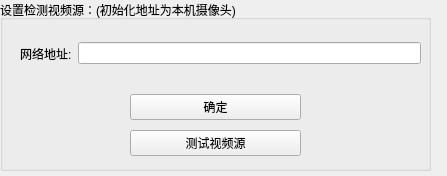
<?xml version="1.0" encoding="UTF-8"?>
<ui version="4.0">
 <class>setVideoPath</class>
 <widget class="QWidget" name="setVideoPath">
  <property name="geometry">
   <rect>
    <x>0</x>
    <y>0</y>
    <width>447</width>
    <height>176</height>
   </rect>
  </property>
  <property name="windowTitle">
   <string>Form</string>
  </property>
  <widget class="QGroupBox" name="groupBox">
   <property name="geometry">
    <rect>
     <x>0</x>
     <y>0</y>
     <width>431</width>
     <height>171</height>
    </rect>
   </property>
   <property name="title">
    <string>设置检测视频源：(初始化地址为本机摄像头)</string>
   </property>
   <widget class="QWidget" name="layoutWidget">
    <property name="geometry">
     <rect>
      <x>20</x>
      <y>40</y>
      <width>401</width>
      <height>27</height>
     </rect>
    </property>
    <layout class="QHBoxLayout" name="horizontalLayout">
     <item>
      <widget class="QLabel" name="label">
       <property name="text">
        <string>网络地址:</string>
       </property>
      </widget>
     </item>
     <item>
      <widget class="QLineEdit" name="le_vpath"/>
     </item>
    </layout>
   </widget>
   <widget class="QWidget" name="layoutWidget">
    <property name="geometry">
     <rect>
      <x>130</x>
      <y>90</y>
      <width>171</width>
      <height>70</height>
     </rect>
    </property>
    <layout class="QGridLayout" name="gridLayout">
     <item row="1" column="0">
      <widget class="QPushButton" name="bt_sure">
       <property name="text">
        <string>确定</string>
       </property>
      </widget>
     </item>
     <item row="2" column="0">
      <widget class="QPushButton" name="bt_test">
       <property name="text">
        <string>测试视频源</string>
       </property>
      </widget>
     </item>
    </layout>
   </widget>
  </widget>
 </widget>
 <resources/>
 <connections/>
</ui>
